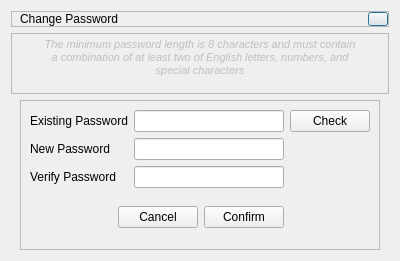
<?xml version="1.0" encoding="UTF-8"?>
<ui version="4.0">
 <class>ChangePass</class>
 <widget class="QDialog" name="ChangePass">
  <property name="geometry">
   <rect>
    <x>0</x>
    <y>0</y>
    <width>400</width>
    <height>257</height>
   </rect>
  </property>
  <property name="windowTitle">
   <string>Dialog</string>
  </property>
  <layout class="QGridLayout" name="gridLayout_4">
   <item row="1" column="0" colspan="3">
    <widget class="QFrame" name="frame_3">
     <property name="maximumSize">
      <size>
       <width>16777215</width>
       <height>61</height>
      </size>
     </property>
     <property name="frameShape">
      <enum>QFrame::StyledPanel</enum>
     </property>
     <property name="frameShadow">
      <enum>QFrame::Raised</enum>
     </property>
     <layout class="QGridLayout" name="gridLayout_3">
      <property name="leftMargin">
       <number>0</number>
      </property>
      <property name="topMargin">
       <number>0</number>
      </property>
      <property name="rightMargin">
       <number>0</number>
      </property>
      <property name="bottomMargin">
       <number>0</number>
      </property>
      <property name="spacing">
       <number>0</number>
      </property>
      <item row="0" column="0">
       <widget class="QTextEdit" name="textEdit">
        <property name="enabled">
         <bool>false</bool>
        </property>
        <property name="maximumSize">
         <size>
          <width>16777215</width>
          <height>61</height>
         </size>
        </property>
        <property name="frameShape">
         <enum>QFrame::NoFrame</enum>
        </property>
        <property name="html">
         <string>&lt;!DOCTYPE HTML PUBLIC &quot;-//W3C//DTD HTML 4.0//EN&quot; &quot;http://www.w3.org/TR/REC-html40/strict.dtd&quot;&gt;
&lt;html&gt;&lt;head&gt;&lt;meta name=&quot;qrichtext&quot; content=&quot;1&quot; /&gt;&lt;style type=&quot;text/css&quot;&gt;
p, li { white-space: pre-wrap; }
&lt;/style&gt;&lt;/head&gt;&lt;body style=&quot; font-family:'Sans Serif'; font-size:9pt; font-weight:400; font-style:normal;&quot;&gt;
&lt;p align=&quot;center&quot; style=&quot; margin-top:0px; margin-bottom:0px; margin-left:0px; margin-right:0px; -qt-block-indent:0; text-indent:0px;&quot;&gt;&lt;span style=&quot; font-family:'MS Shell Dlg 2'; font-size:8pt; font-style:italic;&quot;&gt;The minimum password length is 8 characters and must contain&lt;/span&gt;&lt;/p&gt;
&lt;p align=&quot;center&quot; style=&quot; margin-top:0px; margin-bottom:0px; margin-left:0px; margin-right:0px; -qt-block-indent:0; text-indent:0px;&quot;&gt;&lt;span style=&quot; font-family:'MS Shell Dlg 2'; font-size:8pt; font-style:italic;&quot;&gt;a combination of at least two of English letters, numbers, and&lt;/span&gt;&lt;/p&gt;
&lt;p align=&quot;center&quot; style=&quot; margin-top:0px; margin-bottom:0px; margin-left:0px; margin-right:0px; -qt-block-indent:0; text-indent:0px;&quot;&gt;&lt;span style=&quot; font-family:'MS Shell Dlg 2'; font-size:8pt; font-style:italic;&quot;&gt;special characters&lt;/span&gt;&lt;/p&gt;&lt;/body&gt;&lt;/html&gt;</string>
        </property>
       </widget>
      </item>
     </layout>
    </widget>
   </item>
   <item row="0" column="0" colspan="3">
    <widget class="QFrame" name="frame">
     <property name="maximumSize">
      <size>
       <width>16777215</width>
       <height>16</height>
      </size>
     </property>
     <property name="frameShape">
      <enum>QFrame::StyledPanel</enum>
     </property>
     <property name="frameShadow">
      <enum>QFrame::Raised</enum>
     </property>
     <layout class="QGridLayout" name="gridLayout">
      <property name="leftMargin">
       <number>0</number>
      </property>
      <property name="topMargin">
       <number>0</number>
      </property>
      <property name="rightMargin">
       <number>0</number>
      </property>
      <property name="bottomMargin">
       <number>0</number>
      </property>
      <property name="horizontalSpacing">
       <number>1</number>
      </property>
      <item row="0" column="0">
       <widget class="QLabel" name="label">
        <property name="maximumSize">
         <size>
          <width>16</width>
          <height>16</height>
         </size>
        </property>
        <property name="text">
         <string/>
        </property>
        <property name="pixmap">
         <pixmap>:/icon/icons/padlock.png</pixmap>
        </property>
        <property name="scaledContents">
         <bool>true</bool>
        </property>
       </widget>
      </item>
      <item row="0" column="1">
       <widget class="QLabel" name="label_5">
        <property name="maximumSize">
         <size>
          <width>19999</width>
          <height>50</height>
         </size>
        </property>
        <property name="text">
         <string>Change Password</string>
        </property>
       </widget>
      </item>
      <item row="0" column="2">
       <spacer name="horizontalSpacer">
        <property name="orientation">
         <enum>Qt::Horizontal</enum>
        </property>
        <property name="sizeHint" stdset="0">
         <size>
          <width>197</width>
          <height>11</height>
         </size>
        </property>
       </spacer>
      </item>
      <item row="0" column="3">
       <widget class="QPushButton" name="pushButton_4">
        <property name="maximumSize">
         <size>
          <width>20</width>
          <height>20</height>
         </size>
        </property>
        <property name="text">
         <string/>
        </property>
        <property name="icon">
         <iconset>
          <normaloff>:/icon/icons/reject.png</normaloff>:/icon/icons/reject.png</iconset>
        </property>
       </widget>
      </item>
     </layout>
    </widget>
   </item>
   <item row="2" column="1">
    <widget class="QFrame" name="frame_2">
     <property name="minimumSize">
      <size>
       <width>0</width>
       <height>150</height>
      </size>
     </property>
     <property name="frameShape">
      <enum>QFrame::StyledPanel</enum>
     </property>
     <property name="frameShadow">
      <enum>QFrame::Raised</enum>
     </property>
     <layout class="QGridLayout" name="gridLayout_2">
      <item row="2" column="0">
       <widget class="QLabel" name="label_4">
        <property name="text">
         <string>Verify Password</string>
        </property>
       </widget>
      </item>
      <item row="0" column="1" colspan="2">
       <widget class="QLineEdit" name="existPass_edit">
        <property name="minimumSize">
         <size>
          <width>150</width>
          <height>0</height>
         </size>
        </property>
        <property name="echoMode">
         <enum>QLineEdit::Password</enum>
        </property>
       </widget>
      </item>
      <item row="1" column="0">
       <widget class="QLabel" name="label_3">
        <property name="text">
         <string>New Password</string>
        </property>
       </widget>
      </item>
      <item row="2" column="1" colspan="2">
       <widget class="QLineEdit" name="verifyPass_edit">
        <property name="echoMode">
         <enum>QLineEdit::Password</enum>
        </property>
       </widget>
      </item>
      <item row="0" column="5">
       <widget class="QPushButton" name="btn_checkPass">
        <property name="enabled">
         <bool>true</bool>
        </property>
        <property name="text">
         <string>Check</string>
        </property>
        <property name="autoDefault">
         <bool>false</bool>
        </property>
        <property name="default">
         <bool>false</bool>
        </property>
        <property name="flat">
         <bool>false</bool>
        </property>
       </widget>
      </item>
      <item row="3" column="0" colspan="3">
       <widget class="QFrame" name="frame_4">
        <property name="frameShape">
         <enum>QFrame::NoFrame</enum>
        </property>
        <property name="frameShadow">
         <enum>QFrame::Raised</enum>
        </property>
        <layout class="QHBoxLayout" name="horizontalLayout">
         <property name="leftMargin">
          <number>9</number>
         </property>
         <property name="rightMargin">
          <number>0</number>
         </property>
         <item>
          <spacer name="horizontalSpacer_3">
           <property name="orientation">
            <enum>Qt::Horizontal</enum>
           </property>
           <property name="sizeHint" stdset="0">
            <size>
             <width>40</width>
             <height>20</height>
            </size>
           </property>
          </spacer>
         </item>
         <item>
          <widget class="QPushButton" name="btn_cancel">
           <property name="enabled">
            <bool>true</bool>
           </property>
           <property name="text">
            <string>Cancel</string>
           </property>
           <property name="autoDefault">
            <bool>false</bool>
           </property>
           <property name="default">
            <bool>false</bool>
           </property>
           <property name="flat">
            <bool>false</bool>
           </property>
          </widget>
         </item>
         <item>
          <widget class="QPushButton" name="btn_confirm">
           <property name="enabled">
            <bool>true</bool>
           </property>
           <property name="text">
            <string>Confirm</string>
           </property>
           <property name="autoDefault">
            <bool>false</bool>
           </property>
           <property name="default">
            <bool>false</bool>
           </property>
           <property name="flat">
            <bool>false</bool>
           </property>
          </widget>
         </item>
        </layout>
       </widget>
      </item>
      <item row="1" column="1" colspan="2">
       <widget class="QLineEdit" name="newPass_edit">
        <property name="echoMode">
         <enum>QLineEdit::Password</enum>
        </property>
       </widget>
      </item>
      <item row="0" column="0">
       <widget class="QLabel" name="label_2">
        <property name="text">
         <string>Existing Password</string>
        </property>
       </widget>
      </item>
     </layout>
    </widget>
   </item>
   <item row="2" column="0">
    <spacer name="horizontalSpacer_5">
     <property name="orientation">
      <enum>Qt::Horizontal</enum>
     </property>
     <property name="sizeHint" stdset="0">
      <size>
       <width>5</width>
       <height>20</height>
      </size>
     </property>
    </spacer>
   </item>
   <item row="2" column="2">
    <spacer name="horizontalSpacer_6">
     <property name="orientation">
      <enum>Qt::Horizontal</enum>
     </property>
     <property name="sizeHint" stdset="0">
      <size>
       <width>5</width>
       <height>20</height>
      </size>
     </property>
    </spacer>
   </item>
  </layout>
 </widget>
 <resources/>
 <connections/>
</ui>
